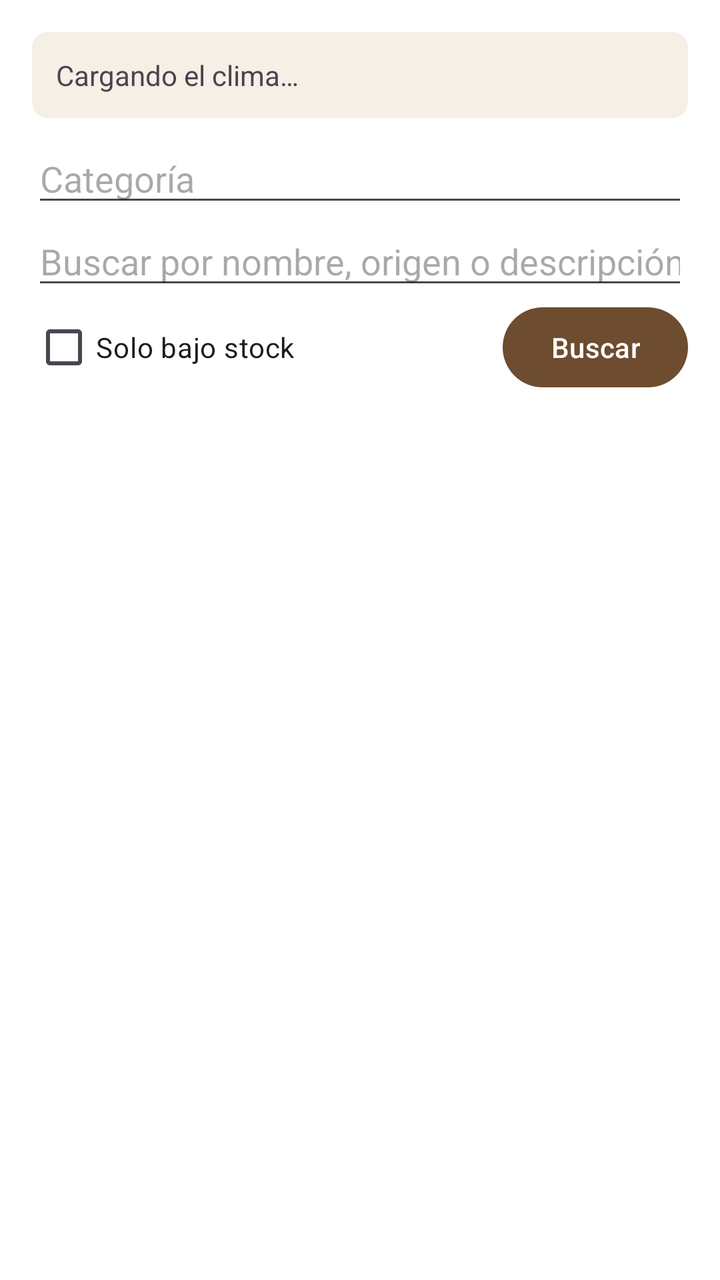
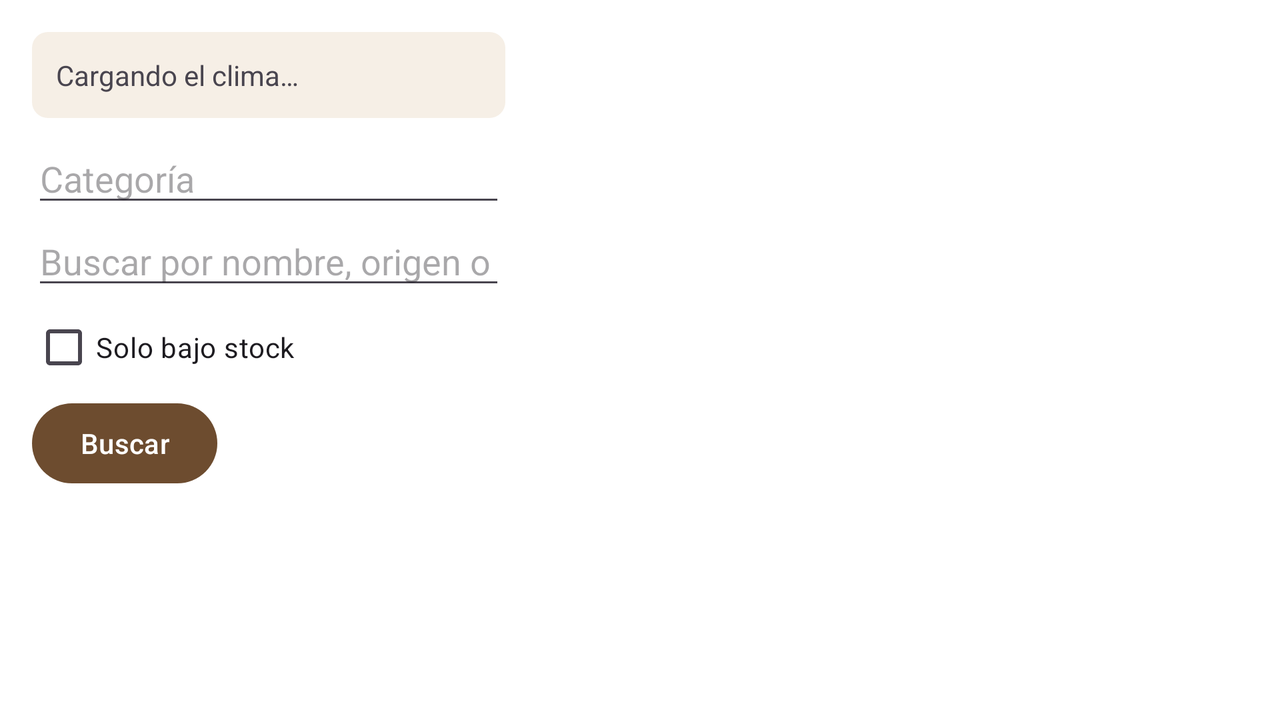

An Android layout and its configuration variant, each rendered on a device that would load it. The default file and the variant file are quoted in full after the pictures.
<!-- AndroidManifest.xml: application theme Tema -->
<!-- res/layout/activity_main.xml -->
<?xml version="1.0" encoding="utf-8"?>
<LinearLayout xmlns:android="http://schemas.android.com/apk/res/android"
    android:layout_width="match_parent"
    android:layout_height="match_parent"
    android:orientation="vertical"
    android:padding="16dp">

    <TextView
        android:id="@+id/clima"
        android:layout_width="match_parent"
        android:layout_height="wrap_content"
        android:background="@drawable/fondo_tarjeta"
        android:padding="12dp"
        android:text="@string/clima_cargando" />

    <EditText
        android:id="@+id/filtroCategoria"
        android:layout_width="match_parent"
        android:layout_height="wrap_content"
        android:layout_marginTop="8dp"
        android:autofillHints=""
        android:hint="@string/filtro_categoria"
        android:imeOptions="actionSearch"
        android:inputType="text" />

    <EditText
        android:id="@+id/filtroBusqueda"
        android:layout_width="match_parent"
        android:layout_height="wrap_content"
        android:autofillHints=""
        android:hint="@string/filtro_busqueda"
        android:imeOptions="actionSearch"
        android:inputType="text" />

    <LinearLayout
        android:layout_width="match_parent"
        android:layout_height="wrap_content"
        android:gravity="center_vertical"
        android:orientation="horizontal">

        <CheckBox
            android:id="@+id/filtroBajo"
            android:layout_width="0dp"
            android:layout_height="wrap_content"
            android:layout_weight="1"
            android:text="@string/solo_bajo_stock" />

        <Button
            android:id="@+id/buscar"
            android:layout_width="wrap_content"
            android:layout_height="wrap_content"
            android:text="@string/buscar" />
    </LinearLayout>

    <ProgressBar
        android:id="@+id/progreso"
        style="?android:attr/progressBarStyleHorizontal"
        android:layout_width="match_parent"
        android:layout_height="wrap_content"
        android:indeterminate="true"
        android:visibility="gone" />

    <TextView
        android:id="@+id/estado"
        android:layout_width="match_parent"
        android:layout_height="wrap_content"
        android:paddingTop="8dp"
        android:visibility="gone" />

    <Button
        android:id="@+id/reintentar"
        android:layout_width="wrap_content"
        android:layout_height="wrap_content"
        android:text="@string/reintentar"
        android:visibility="gone" />

    <androidx.recyclerview.widget.RecyclerView
        android:id="@+id/lista"
        android:layout_width="match_parent"
        android:layout_height="0dp"
        android:layout_weight="1" />

</LinearLayout>
<!-- resources referenced by this layout -->
<resources>
  <!-- drawable fondo_tarjeta (drawable) -->
  <?xml version="1.0" encoding="utf-8"?>
  <shape xmlns:android="http://schemas.android.com/apk/res/android">
      <solid android:color="@color/crema" />
      <corners android:radius="8dp" />
  </shape>
  <string name="buscar">Buscar</string>
  <string name="clima_cargando">Cargando el clima…</string>
  <string name="filtro_busqueda">Buscar por nombre, origen o descripción</string>
  <string name="filtro_categoria">Categoría</string>
  <string name="reintentar">Reintentar</string>
  <string name="solo_bajo_stock">Solo bajo stock</string>
  <style name="Tema" parent="Theme.Material3.Light">
          <item name="colorPrimary">@color/nogal</item>
          <item name="colorPrimaryContainer">@color/crema</item>
          <item name="colorOnPrimary">#FFFFFF</item>
          <item name="colorSecondary">@color/nogal_oscuro</item>
          <item name="colorSurface">#FFFFFF</item>
          <item name="android:windowBackground">@android:color/white</item>
      </style>
  <color name="crema">#F6EFE6</color>
  <color name="nogal">#6D4C2F</color>
  <color name="nogal_oscuro">#4A3220</color>
</resources>
<!-- res/layout-land/activity_main.xml (the repository's variant of the layout above) -->
<!-- drawn on the phone turned sideways -->
<?xml version="1.0" encoding="utf-8"?>
<LinearLayout xmlns:android="http://schemas.android.com/apk/res/android"
    android:layout_width="match_parent"
    android:layout_height="match_parent"
    android:orientation="horizontal"
    android:padding="16dp">

    <ScrollView
        android:layout_width="0dp"
        android:layout_height="match_parent"
        android:layout_marginEnd="16dp"
        android:layout_weight="2">

        <LinearLayout
            android:layout_width="match_parent"
            android:layout_height="wrap_content"
            android:orientation="vertical">

            <TextView
                android:id="@+id/clima"
                android:layout_width="match_parent"
                android:layout_height="wrap_content"
                android:background="@drawable/fondo_tarjeta"
                android:padding="12dp"
                android:text="@string/clima_cargando" />

            <EditText
                android:id="@+id/filtroCategoria"
                android:layout_width="match_parent"
                android:layout_height="wrap_content"
                android:layout_marginTop="8dp"
                android:autofillHints=""
                android:hint="@string/filtro_categoria"
                android:imeOptions="actionSearch|flagNoExtractUi"
                android:inputType="text" />

            <EditText
                android:id="@+id/filtroBusqueda"
                android:layout_width="match_parent"
                android:layout_height="wrap_content"
                android:autofillHints=""
                android:hint="@string/filtro_busqueda"
                android:imeOptions="actionSearch|flagNoExtractUi"
                android:inputType="text" />

            <CheckBox
                android:id="@+id/filtroBajo"
                android:layout_width="wrap_content"
                android:layout_height="wrap_content"
                android:text="@string/solo_bajo_stock" />

            <Button
                android:id="@+id/buscar"
                android:layout_width="wrap_content"
                android:layout_height="wrap_content"
                android:text="@string/buscar" />
        </LinearLayout>
    </ScrollView>

    <LinearLayout
        android:layout_width="0dp"
        android:layout_height="match_parent"
        android:layout_weight="3"
        android:orientation="vertical">

        <ProgressBar
            android:id="@+id/progreso"
            style="?android:attr/progressBarStyleHorizontal"
            android:layout_width="match_parent"
            android:layout_height="wrap_content"
            android:indeterminate="true"
            android:visibility="gone" />

        <TextView
            android:id="@+id/estado"
            android:layout_width="match_parent"
            android:layout_height="wrap_content"
            android:paddingTop="8dp"
            android:visibility="gone" />

        <Button
            android:id="@+id/reintentar"
            android:layout_width="wrap_content"
            android:layout_height="wrap_content"
            android:text="@string/reintentar"
            android:visibility="gone" />

        <androidx.recyclerview.widget.RecyclerView
            android:id="@+id/lista"
            android:layout_width="match_parent"
            android:layout_height="0dp"
            android:layout_weight="1" />
    </LinearLayout>

</LinearLayout>
